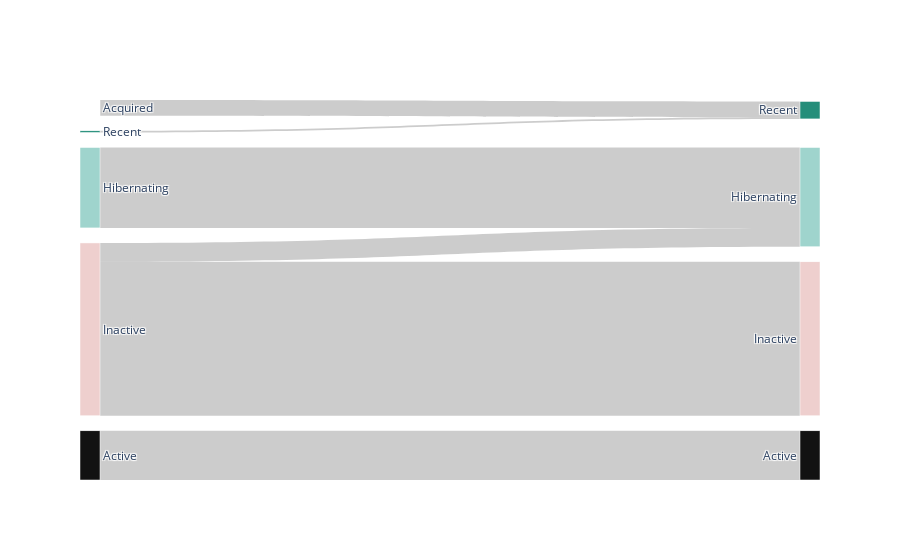

Notebook code cell kept with this figure:
### Code cell
fig = go.Figure(data=[go.Sankey(
    node = dict(
      pad = 15,
      thickness = 20,
      line = dict(color = "white", width = 0.5),
      label = rlabels, 
      color = rcolours
    ),
    link = dict(
      source = list(recency_change_vols['new last month']), #these are the first index locations rather than the source number --> this is because it need st to use the iundex to find the right value
      target = list(recency_change_vols['new this month']), #these are the min index locations too but of what should appear on the right hand side
      value =  recency_change_vols['value']
  ))])
fig.show()

### Figure 1 — Plotly figure (JSON) as saved in the notebook; plotly's stock layout.template omitted (floating-point values rounded to 4 significant figures)
{"data": [{"link": {"source": [0, 1, 2, 2, 4, 5], "target": [6, 7, 7, 9, 10, 6], "value": [697, 3547, 831, 6791, 2170, 74]}, "node": {"color": ["white", "#9FD4CD", "#EECFCE", "#EECFCE", "#121212", "#248E7A", "#248E7A", "#9FD4CD", "#9FD4CD", "#EECFCE", "#121212", "#248E7A"], "label": ["Acquired", "Hibernating", "Inactive", "Inactive", "Active", "Recent", "Recent", "Hibernating", "Hibernating", "Inactive", "Active", "Recent"], "line": {"color": "white", "width": 0.5}, "pad": 15, "thickness": 20}, "type": "sankey"}], "layout": {"autosize": true}}
